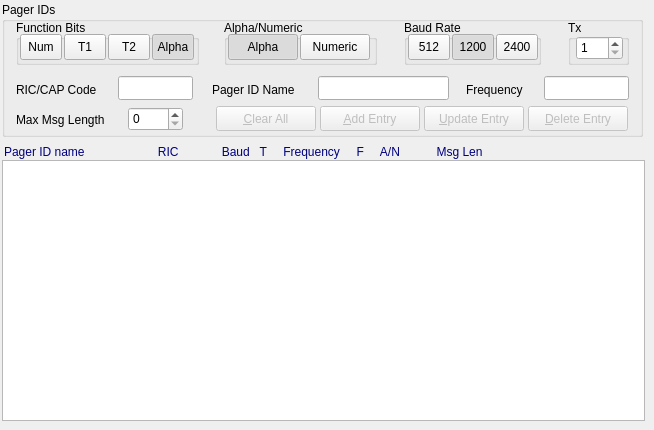
      <widget class="QWidget" name="tabPagerIDs">
       <attribute name="title">
        <string>Pager IDs</string>
       </attribute>
       <widget class="QGroupBox" name="gbCustomers">
        <property name="geometry">
         <rect>
          <x>2</x>
          <y>2</y>
          <width>641</width>
          <height>135</height>
         </rect>
        </property>
        <property name="title">
         <string>Pager IDs</string>
        </property>
        <widget class="QGroupBox" name="groupBox_5">
         <property name="geometry">
          <rect>
           <x>566</x>
           <y>18</y>
           <width>61</width>
           <height>45</height>
          </rect>
         </property>
         <property name="title">
          <string>Tx</string>
         </property>
         <widget class="QSpinBox" name="sbTx_2">
          <property name="geometry">
           <rect>
            <x>8</x>
            <y>16</y>
            <width>47</width>
            <height>24</height>
           </rect>
          </property>
          <property name="minimum">
           <number>1</number>
          </property>
          <property name="maximum">
           <number>8</number>
          </property>
         </widget>
        </widget>
        <widget class="QLineEdit" name="leRic_2">
         <property name="geometry">
          <rect>
           <x>116</x>
           <y>74</y>
           <width>75</width>
           <height>24</height>
          </rect>
         </property>
         <property name="text">
          <string/>
         </property>
         <property name="maxLength">
          <number>7</number>
         </property>
        </widget>
        <widget class="QGroupBox" name="gbAlphaNumeric_2">
         <property name="geometry">
          <rect>
           <x>222</x>
           <y>18</y>
           <width>153</width>
           <height>45</height>
          </rect>
         </property>
         <property name="title">
          <string>Alpha/Numeric</string>
         </property>
         <widget class="QToolButton" name="tbAlpha_2">
          <property name="geometry">
           <rect>
            <x>4</x>
            <y>14</y>
            <width>70</width>
            <height>26</height>
           </rect>
          </property>
          <property name="text">
           <string>Alpha</string>
          </property>
          <property name="checkable">
           <bool>true</bool>
          </property>
          <property name="checked">
           <bool>true</bool>
          </property>
          <property name="autoExclusive">
           <bool>true</bool>
          </property>
         </widget>
         <widget class="QToolButton" name="tbNumeric_2">
          <property name="geometry">
           <rect>
            <x>76</x>
            <y>14</y>
            <width>70</width>
            <height>26</height>
           </rect>
          </property>
          <property name="text">
           <string>Numeric</string>
          </property>
          <property name="checkable">
           <bool>true</bool>
          </property>
          <property name="autoExclusive">
           <bool>true</bool>
          </property>
         </widget>
        </widget>
        <widget class="QLabel" name="label_13">
         <property name="geometry">
          <rect>
           <x>14</x>
           <y>80</y>
           <width>93</width>
           <height>16</height>
          </rect>
         </property>
         <property name="text">
          <string>RIC/CAP Code</string>
         </property>
        </widget>
        <widget class="QGroupBox" name="gbFunctionBits_2">
         <property name="geometry">
          <rect>
           <x>14</x>
           <y>18</y>
           <width>183</width>
           <height>45</height>
          </rect>
         </property>
         <property name="title">
          <string>Function Bits</string>
         </property>
         <property name="checkable">
          <bool>false</bool>
         </property>
         <widget class="QToolButton" name="tbFuncNumeric_2">
          <property name="geometry">
           <rect>
            <x>4</x>
            <y>14</y>
            <width>42</width>
            <height>26</height>
           </rect>
          </property>
          <property name="font">
           <font>
            <pointsize>9</pointsize>
           </font>
          </property>
          <property name="text">
           <string>Num</string>
          </property>
          <property name="iconSize">
           <size>
            <width>23</width>
            <height>23</height>
           </size>
          </property>
          <property name="checkable">
           <bool>true</bool>
          </property>
          <property name="checked">
           <bool>false</bool>
          </property>
          <property name="autoExclusive">
           <bool>true</bool>
          </property>
         </widget>
         <widget class="QToolButton" name="tbFuncTone1_2">
          <property name="geometry">
           <rect>
            <x>48</x>
            <y>14</y>
            <width>42</width>
            <height>26</height>
           </rect>
          </property>
          <property name="font">
           <font>
            <pointsize>9</pointsize>
           </font>
          </property>
          <property name="text">
           <string>T1</string>
          </property>
          <property name="checkable">
           <bool>true</bool>
          </property>
          <property name="checked">
           <bool>false</bool>
          </property>
          <property name="autoExclusive">
           <bool>true</bool>
          </property>
         </widget>
         <widget class="QToolButton" name="tbFuncTone2_2">
          <property name="geometry">
           <rect>
            <x>92</x>
            <y>14</y>
            <width>42</width>
            <height>26</height>
           </rect>
          </property>
          <property name="font">
           <font>
            <pointsize>9</pointsize>
           </font>
          </property>
          <property name="text">
           <string>T2</string>
          </property>
          <property name="checkable">
           <bool>true</bool>
          </property>
          <property name="checked">
           <bool>false</bool>
          </property>
          <property name="autoExclusive">
           <bool>true</bool>
          </property>
         </widget>
         <widget class="QToolButton" name="tbFuncAlpha_2">
          <property name="geometry">
           <rect>
            <x>136</x>
            <y>14</y>
            <width>42</width>
            <height>26</height>
           </rect>
          </property>
          <property name="font">
           <font>
            <pointsize>9</pointsize>
           </font>
          </property>
          <property name="text">
           <string>Alpha</string>
          </property>
          <property name="checkable">
           <bool>true</bool>
          </property>
          <property name="checked">
           <bool>true</bool>
          </property>
          <property name="autoExclusive">
           <bool>true</bool>
          </property>
         </widget>
        </widget>
        <widget class="QGroupBox" name="gbBaudRate_2">
         <property name="geometry">
          <rect>
           <x>402</x>
           <y>18</y>
           <width>137</width>
           <height>45</height>
          </rect>
         </property>
         <property name="title">
          <string>Baud Rate</string>
         </property>
         <widget class="QToolButton" name="tb512_2">
          <property name="geometry">
           <rect>
            <x>4</x>
            <y>14</y>
            <width>42</width>
            <height>26</height>
           </rect>
          </property>
          <property name="text">
           <string>512</string>
          </property>
          <property name="checkable">
           <bool>true</bool>
          </property>
          <property name="autoExclusive">
           <bool>true</bool>
          </property>
         </widget>
         <widget class="QToolButton" name="tb2400_2">
          <property name="geometry">
           <rect>
            <x>92</x>
            <y>14</y>
            <width>42</width>
            <height>26</height>
           </rect>
          </property>
          <property name="text">
           <string>2400</string>
          </property>
          <property name="checkable">
           <bool>true</bool>
          </property>
          <property name="autoExclusive">
           <bool>true</bool>
          </property>
         </widget>
         <widget class="QToolButton" name="tb1200_2">
          <property name="geometry">
           <rect>
            <x>48</x>
            <y>14</y>
            <width>42</width>
            <height>26</height>
           </rect>
          </property>
          <property name="text">
           <string>1200</string>
          </property>
          <property name="checkable">
           <bool>true</bool>
          </property>
          <property name="checked">
           <bool>true</bool>
          </property>
          <property name="autoExclusive">
           <bool>true</bool>
          </property>
         </widget>
        </widget>
        <widget class="QLabel" name="label_11">
         <property name="geometry">
          <rect>
           <x>210</x>
           <y>80</y>
           <width>107</width>
           <height>16</height>
          </rect>
         </property>
         <property name="text">
          <string>Pager ID Name</string>
         </property>
        </widget>
        <widget class="QLineEdit" name="leName_2">
         <property name="geometry">
          <rect>
           <x>316</x>
           <y>74</y>
           <width>131</width>
           <height>24</height>
          </rect>
         </property>
         <property name="maxLength">
          <number>20</number>
         </property>
        </widget>
        <widget class="QPushButton" name="pbUpdateEntry">
         <property name="enabled">
          <bool>false</bool>
         </property>
         <property name="geometry">
          <rect>
           <x>422</x>
           <y>104</y>
           <width>100</width>
           <height>25</height>
          </rect>
         </property>
         <property name="text">
          <string>&amp;Update Entry</string>
         </property>
        </widget>
        <widget class="QPushButton" name="pbDeleteEntry">
         <property name="enabled">
          <bool>false</bool>
         </property>
         <property name="geometry">
          <rect>
           <x>526</x>
           <y>104</y>
           <width>100</width>
           <height>25</height>
          </rect>
         </property>
         <property name="text">
          <string>&amp;Delete Entry</string>
         </property>
        </widget>
        <widget class="QLabel" name="label_18">
         <property name="geometry">
          <rect>
           <x>464</x>
           <y>80</y>
           <width>71</width>
           <height>16</height>
          </rect>
         </property>
         <property name="text">
          <string>Frequency</string>
         </property>
        </widget>
        <widget class="QLineEdit" name="leFrequency">
         <property name="geometry">
          <rect>
           <x>542</x>
           <y>74</y>
           <width>85</width>
           <height>24</height>
          </rect>
         </property>
         <property name="text">
          <string/>
         </property>
         <property name="maxLength">
          <number>9</number>
         </property>
        </widget>
        <widget class="QPushButton" name="pbAddEntry">
         <property name="enabled">
          <bool>false</bool>
         </property>
         <property name="geometry">
          <rect>
           <x>318</x>
           <y>104</y>
           <width>100</width>
           <height>25</height>
          </rect>
         </property>
         <property name="text">
          <string>&amp;Add Entry</string>
         </property>
        </widget>
        <widget class="QSpinBox" name="sbMaxMsgLen">
         <property name="geometry">
          <rect>
           <x>126</x>
           <y>105</y>
           <width>55</width>
           <height>24</height>
          </rect>
         </property>
         <property name="accelerated">
          <bool>true</bool>
         </property>
         <property name="maximum">
          <number>500</number>
         </property>
         <property name="value">
          <number>0</number>
         </property>
        </widget>
        <widget class="QLabel" name="label_20">
         <property name="geometry">
          <rect>
           <x>14</x>
           <y>110</y>
           <width>117</width>
           <height>16</height>
          </rect>
         </property>
         <property name="text">
          <string>Max Msg Length</string>
         </property>
        </widget>
        <widget class="QPushButton" name="pbClearAll">
         <property name="enabled">
          <bool>false</bool>
         </property>
         <property name="geometry">
          <rect>
           <x>214</x>
           <y>104</y>
           <width>100</width>
           <height>25</height>
          </rect>
         </property>
         <property name="text">
          <string>&amp;Clear All</string>
         </property>
        </widget>
       </widget>
       <widget class="QListWidget" name="lwPagerIDs">
        <property name="geometry">
         <rect>
          <x>2</x>
          <y>160</y>
          <width>643</width>
          <height>261</height>
         </rect>
        </property>
        <property name="font">
         <font>
          <family>Monospace</family>
          <pointsize>10</pointsize>
         </font>
        </property>
        <property name="horizontalScrollBarPolicy">
         <enum>Qt::ScrollBarAlwaysOff</enum>
        </property>
       </widget>
       <widget class="QLabel" name="label_19">
        <property name="geometry">
         <rect>
          <x>4</x>
          <y>144</y>
          <width>637</width>
          <height>16</height>
         </rect>
        </property>
        <property name="palette">
         <palette>
          <active>
           <colorrole role="WindowText">
            <brush brushstyle="SolidPattern">
             <color alpha="255">
              <red>0</red>
              <green>0</green>
              <blue>127</blue>
             </color>
            </brush>
           </colorrole>
          </active>
          <inactive>
           <colorrole role="WindowText">
            <brush brushstyle="SolidPattern">
             <color alpha="255">
              <red>0</red>
              <green>0</green>
              <blue>127</blue>
             </color>
            </brush>
           </colorrole>
          </inactive>
          <disabled>
           <colorrole role="WindowText">
            <brush brushstyle="SolidPattern">
             <color alpha="255">
              <red>0</red>
              <green>0</green>
              <blue>127</blue>
             </color>
            </brush>
           </colorrole>
          </disabled>
         </palette>
        </property>
        <property name="text">
         <string>Pager ID name                      RIC             Baud   T     Frequency     F     A/N           Msg Len</string>
        </property>
       </widget>
      </widget>
